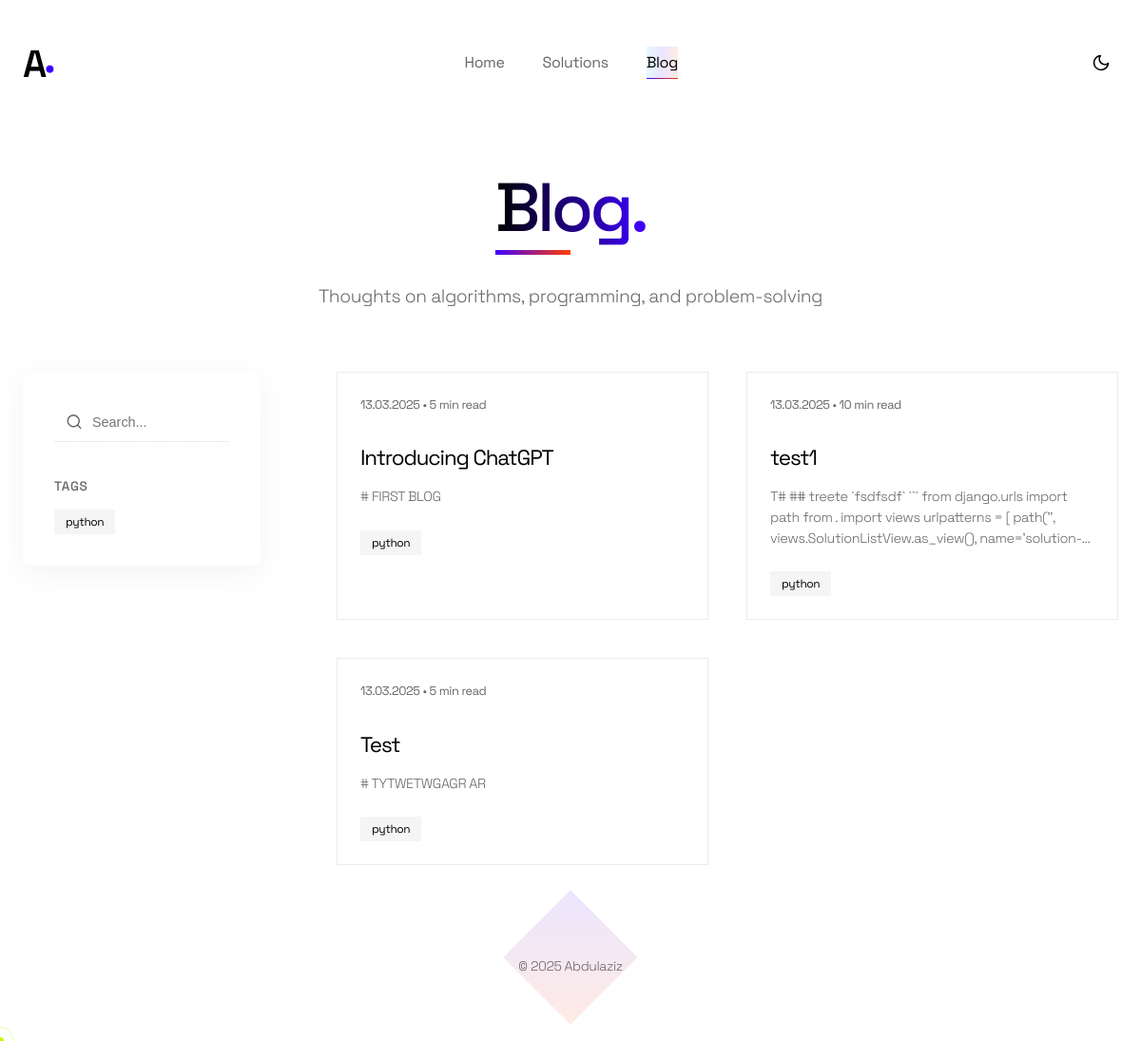
Screenshot of /blog/ with the database file from the repository.
### blog/models.py (models this page shows, shortened)
class Tag(models.Model):
    name = models.CharField(max_length=50, unique=True)

class BlogPost(models.Model):
    title = models.CharField(max_length=200)
    slug = models.SlugField(max_length=200, unique=True)
    content = models.TextField()
    excerpt = models.TextField()
    date_posted = models.DateTimeField(default=timezone.now)
    tags = models.ManyToManyField(Tag, related_name='blog_posts')
    minutes_to_read = models.PositiveIntegerField(default=5)
    class Meta:
        ordering = ['-date_posted']
    def get_absolute_url(self):
        return reverse('blog-detail', kwargs={'slug': self.slug})

### blog/views.py (the view)
# urls.py: path('blog/', views.BlogListView.as_view(), name='blog-list'),
class BlogListView(ListView):
    model = BlogPost
    template_name = 'blog/blog_list.html'
    context_object_name = 'posts'
    paginate_by = 6
    def get_context_data(self, **kwargs):
        context = super().get_context_data(**kwargs)
        context['tags'] = Tag.objects.all()
        return context
    def get_queryset(self):
        queryset = super().get_queryset()
        tag = self.request.GET.get('tag')
        search = self.request.GET.get('search')
        if tag:
            queryset = queryset.filter(tags__name=tag)
        if search:
            queryset = queryset.filter(title__icontains=search) | queryset.filter(excerpt__icontains=search)
        return queryset

### templates/blog/blog_list.html (shortened to what this page needs)
{% extends 'base.html' %}
{% block content %}
<div class="page-header">
    <h1 class="split-text">Blog<span class="text-accent">.</span></h1>
    <p class="subtitle">Thoughts on algorithms, programming, and problem-solving</p>
</div>
<div class="blog-container">
    <div class="filters glass-panel">
        <div class="search-box">
            <form method="get" action="{% url 'blog-list' %}">
                <input type="search" name="search" placeholder="Search..." value="{{ request.GET.search|default:'' }}">
                <button type="submit" class="search-btn">
                    <svg xmlns="http://www.w3.org/2000/svg" width="18" height="18" viewBox="0 0 24 24" fill="none" stroke="currentColor" stroke-width="2" stroke-linecap="round" stroke-linejoin="round"><circle cx="11" cy="11" r="8"></circle><line x1="21" y1="21" x2="16.65" y2="16.65"></line></svg>
                </button>
            </form>
        </div>
        <div class="tag-filters">
            <h3>Tags</h3>
            <div class="tag-list">
                {% for tag in tags %}
                <a href="{% url 'blog-list' %}?tag={{ tag.name }}" class="tag {% if request.GET.tag == tag.name %}active{% endif %}">{{ tag.name }}</a>
                {% endfor %}
            </div>
        </div>
    </div>
    <div class="blog-posts">
        {% if posts %}
            <div class="card-grid">
                {% for post in posts %}
                <div class="card blog-card magnetic-effect">
                    <div class="card-meta">
                        <span class="date">{{ post.date_posted|date:"d.m.Y" }}</span>
                        <span class="dot">•</span>
                        <span class="read-time">{{ post.minutes_to_read }} min read</span>
                    </div>
                    <h3 class="card-title"><a href="{{ post.get_absolute_url }}">{{ post.title }}</a></h3>
                    <p class="card-excerpt">{{ post.excerpt }}</p>
                    <div class="card-tags">
                        {% for tag in post.tags.all %}
                        <span class="tag">{{ tag.name }}</span>
                        {% endfor %}
                    </div>
                </div>
                {% endfor %}
            </div>
        {% else %}
            <div class="empty-state">
                <h3>No articles found</h3>
                <p>Try adjusting your search or filters.</p>
            </div>
        {% endif %}
    </div>
</div>
{% endblock %}

### templates/base.html (shortened to what this page needs)
<!DOCTYPE html>
<html lang="en">
<head>
    <link rel="stylesheet" href="/static/css/style.css">
    <link rel="stylesheet" href="/static/css/code.css">
</head>
<body>
    <div class="container">
        <header>
            <nav>
                <div class="logo">
                    <a href="{% url 'index' %}">A<span class="dot">.</span></a>
                </div>
                <div class="menu">
                    <a href="{% url 'index' %}" class="nav-link {% if request.path == '/' %}active{% endif %}">Home</a>
                    <a href="{% url 'solution-list' %}" class="nav-link {% if '/solutions' in request.path %}active{% endif %}">Solutions</a>
                    <a href="{% url 'blog-list' %}" class="nav-link {% if '/blog' in request.path %}active{% endif %}">Blog</a>
                </div>
                <div class="theme-toggle">
                    <button id="theme-toggle-btn" aria-label="Toggle dark mode">
                        <svg class="moon-icon" xmlns="http://www.w3.org/2000/svg" width="20" height="20" viewBox="0 0 24 24" fill="none" stroke="currentColor" stroke-width="2" stroke-linecap="round" stroke-linejoin="round"><path d="M21 12.79A9 9 0 1 1 11.21 3 7 7 0 0 0 21 12.79z"></path></svg>
                    </button>
                </div>
            </nav>
        </header>
        <main>
            {% block content %}{% endblock %}
        </main>
        <footer>
            <div class="footer-content">
                <p>&copy; {% now "Y" %} Abdulaziz</p>
                <div class="footer-shape"></div>
            </div>
        </footer>
    </div>
    <div class="cursor-follower"></div>
</body>
</html>

### rows the page displays
Tag: name "python"
BlogPost: date_posted "13.03.2025", minutes_to_read "5", title "Introducing ChatGPT", excerpt "# FIRST BLOG"
BlogPost: date_posted "13.03.2025", minutes_to_read "10", title "test1", excerpt "T# ## treete `fsdfsdf` ``` from django.urls import path from . import views urlpatterns = [ path('',…"
BlogPost: date_posted "13.03.2025", minutes_to_read "5", title "Test", excerpt "# TYTWETWGAGR AR"
